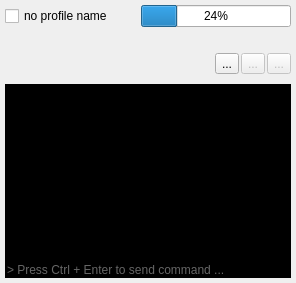
<?xml version="1.0" encoding="UTF-8"?>
<ui version="4.0">
 <class>CellInfoWidget</class>
 <widget class="QWidget" name="CellInfoWidget">
  <property name="geometry">
   <rect>
    <x>0</x>
    <y>0</y>
    <width>296</width>
    <height>283</height>
   </rect>
  </property>
  <property name="sizePolicy">
   <sizepolicy hsizetype="Expanding" vsizetype="Expanding">
    <horstretch>0</horstretch>
    <verstretch>0</verstretch>
   </sizepolicy>
  </property>
  <property name="minimumSize">
   <size>
    <width>0</width>
    <height>0</height>
   </size>
  </property>
  <property name="baseSize">
   <size>
    <width>0</width>
    <height>280</height>
   </size>
  </property>
  <property name="windowTitle">
   <string>Form</string>
  </property>
  <layout class="QVBoxLayout" name="verticalLayout_2">
   <property name="spacing">
    <number>0</number>
   </property>
   <property name="leftMargin">
    <number>0</number>
   </property>
   <property name="topMargin">
    <number>0</number>
   </property>
   <property name="rightMargin">
    <number>0</number>
   </property>
   <property name="bottomMargin">
    <number>0</number>
   </property>
   <item>
    <widget class="QFrame" name="indicatearea">
     <property name="sizePolicy">
      <sizepolicy hsizetype="Preferred" vsizetype="Preferred">
       <horstretch>0</horstretch>
       <verstretch>0</verstretch>
      </sizepolicy>
     </property>
     <property name="minimumSize">
      <size>
       <width>0</width>
       <height>0</height>
      </size>
     </property>
     <property name="baseSize">
      <size>
       <width>0</width>
       <height>74</height>
      </size>
     </property>
     <property name="frameShape">
      <enum>QFrame::NoFrame</enum>
     </property>
     <property name="frameShadow">
      <enum>QFrame::Raised</enum>
     </property>
     <layout class="QVBoxLayout" name="verticalLayout_3">
      <property name="leftMargin">
       <number>5</number>
      </property>
      <property name="topMargin">
       <number>5</number>
      </property>
      <property name="rightMargin">
       <number>5</number>
      </property>
      <property name="bottomMargin">
       <number>5</number>
      </property>
      <item>
       <widget class="QFrame" name="frame_2">
        <property name="frameShape">
         <enum>QFrame::NoFrame</enum>
        </property>
        <property name="frameShadow">
         <enum>QFrame::Raised</enum>
        </property>
        <layout class="QHBoxLayout" name="horizontalLayout">
         <property name="leftMargin">
          <number>0</number>
         </property>
         <property name="topMargin">
          <number>0</number>
         </property>
         <property name="rightMargin">
          <number>0</number>
         </property>
         <property name="bottomMargin">
          <number>0</number>
         </property>
         <item>
          <widget class="QCheckBox" name="profileCheckBox">
           <property name="sizePolicy">
            <sizepolicy hsizetype="Fixed" vsizetype="Preferred">
             <horstretch>100</horstretch>
             <verstretch>0</verstretch>
            </sizepolicy>
           </property>
           <property name="baseSize">
            <size>
             <width>0</width>
             <height>0</height>
            </size>
           </property>
           <property name="text">
            <string>no profile name</string>
           </property>
          </widget>
         </item>
         <item>
          <spacer name="horizontalSpacer">
           <property name="orientation">
            <enum>Qt::Horizontal</enum>
           </property>
           <property name="sizeType">
            <enum>QSizePolicy::Expanding</enum>
           </property>
           <property name="sizeHint" stdset="0">
            <size>
             <width>30</width>
             <height>20</height>
            </size>
           </property>
          </spacer>
         </item>
         <item>
          <widget class="QProgressBar" name="progressBar">
           <property name="sizePolicy">
            <sizepolicy hsizetype="Minimum" vsizetype="Fixed">
             <horstretch>0</horstretch>
             <verstretch>0</verstretch>
            </sizepolicy>
           </property>
           <property name="minimumSize">
            <size>
             <width>150</width>
             <height>0</height>
            </size>
           </property>
           <property name="value">
            <number>24</number>
           </property>
          </widget>
         </item>
        </layout>
       </widget>
      </item>
      <item>
       <widget class="QLabel" name="currentProcessLabel">
        <property name="baseSize">
         <size>
          <width>0</width>
          <height>16</height>
         </size>
        </property>
        <property name="text">
         <string/>
        </property>
        <property name="wordWrap">
         <bool>true</bool>
        </property>
       </widget>
      </item>
      <item>
       <widget class="QFrame" name="frame_3">
        <property name="frameShape">
         <enum>QFrame::NoFrame</enum>
        </property>
        <property name="frameShadow">
         <enum>QFrame::Raised</enum>
        </property>
        <layout class="QHBoxLayout" name="horizontalLayout_2">
         <property name="spacing">
          <number>2</number>
         </property>
         <property name="leftMargin">
          <number>0</number>
         </property>
         <property name="topMargin">
          <number>0</number>
         </property>
         <property name="rightMargin">
          <number>0</number>
         </property>
         <property name="bottomMargin">
          <number>0</number>
         </property>
         <item>
          <widget class="QLabel" name="nextTimeLabel">
           <property name="text">
            <string/>
           </property>
           <property name="alignment">
            <set>Qt::AlignLeading|Qt::AlignLeft|Qt::AlignVCenter</set>
           </property>
          </widget>
         </item>
         <item>
          <widget class="QToolButton" name="consoleToolButton">
           <property name="enabled">
            <bool>true</bool>
           </property>
           <property name="toolTip">
            <string>show/hide console</string>
           </property>
           <property name="text">
            <string>...</string>
           </property>
           <property name="icon">
            <iconset resource="../../../res/resources.qrc">
             <normaloff>:/default_icons/terminal.png</normaloff>:/default_icons/terminal.png</iconset>
           </property>
          </widget>
         </item>
         <item>
          <widget class="QToolButton" name="pauseToolButton">
           <property name="enabled">
            <bool>false</bool>
           </property>
           <property name="toolTip">
            <string>pause</string>
           </property>
           <property name="text">
            <string>...</string>
           </property>
           <property name="icon">
            <iconset resource="../../../res/resources.qrc">
             <normaloff>:/default_icons/pause.png</normaloff>:/default_icons/pause.png</iconset>
           </property>
          </widget>
         </item>
         <item>
          <widget class="QToolButton" name="stopToolButton">
           <property name="enabled">
            <bool>false</bool>
           </property>
           <property name="toolTip">
            <string>stop</string>
           </property>
           <property name="text">
            <string>...</string>
           </property>
           <property name="icon">
            <iconset resource="../../../res/resources.qrc">
             <normaloff>:/default_icons/stop.png</normaloff>:/default_icons/stop.png</iconset>
           </property>
          </widget>
         </item>
        </layout>
       </widget>
      </item>
     </layout>
    </widget>
   </item>
   <item>
    <widget class="QFrame" name="consolearea">
     <property name="sizePolicy">
      <sizepolicy hsizetype="Preferred" vsizetype="Fixed">
       <horstretch>0</horstretch>
       <verstretch>0</verstretch>
      </sizepolicy>
     </property>
     <property name="minimumSize">
      <size>
       <width>0</width>
       <height>140</height>
      </size>
     </property>
     <property name="frameShape">
      <enum>QFrame::NoFrame</enum>
     </property>
     <property name="frameShadow">
      <enum>QFrame::Raised</enum>
     </property>
     <layout class="QVBoxLayout" name="verticalLayout">
      <property name="spacing">
       <number>0</number>
      </property>
      <property name="leftMargin">
       <number>5</number>
      </property>
      <property name="topMargin">
       <number>5</number>
      </property>
      <property name="rightMargin">
       <number>5</number>
      </property>
      <property name="bottomMargin">
       <number>5</number>
      </property>
      <item>
       <widget class="SchedulerConsoleView" name="console">
        <property name="styleSheet">
         <string notr="true">background-color: rgb(0, 0, 0);
color: rgb(204, 204, 204);
border: none;</string>
        </property>
        <property name="frameShape">
         <enum>QFrame::NoFrame</enum>
        </property>
       </widget>
      </item>
      <item>
       <widget class="SchedulerConsoleEdit" name="consolesender">
        <property name="styleSheet">
         <string notr="true">background-color: rgb(0, 0, 0);
color: rgb(204, 204, 204);
border: none;</string>
        </property>
        <property name="placeholderText">
         <string>&gt; Press Ctrl + Enter to send command ...</string>
        </property>
       </widget>
      </item>
     </layout>
    </widget>
   </item>
  </layout>
 </widget>
 <customwidgets>
  <customwidget>
   <class>SchedulerConsoleView</class>
   <extends>QTextEdit</extends>
   <header>schedulerconsoleview.h</header>
  </customwidget>
  <customwidget>
   <class>SchedulerConsoleEdit</class>
   <extends>QLineEdit</extends>
   <header>schedulerconsoleedit.h</header>
  </customwidget>
 </customwidgets>
 <resources>
  <include location="../../../res/resources.qrc"/>
  <include location="../../../res/resources.qrc"/>
  <include location="../../../res/resources.qrc"/>
  <include location="../../../res/resources.qrc"/>
 </resources>
 <connections/>
</ui>
